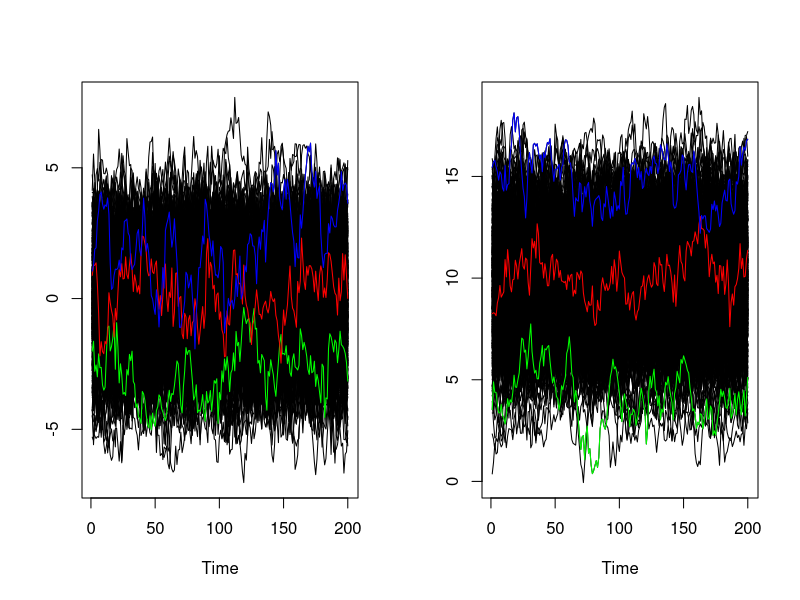

Write the R code that produced this figure.
#Function that calculates the pth multivariate empirical dynamic quantile
#Inputs are X.list, p and method
#X.list is a list of nxT matrices for n time-series at T time intervals where each list entry is represents another dimension
#p is a point or a vector of quantiles to calculate, default is p = 0.5
#Method is determines which method of depth used. Can be Mahalanobis, Tukey, Liu or Oja.
#For dimensions greater than 2, Mahalanobis is by far the fastest
#Output is a point or vector row numbers for the pth quantile
#Can work for one dimensional time-series data

MEDQ = function(X.list,p = 0.5, method = "Mahalanobis"){
  d = length(X.list)
  if(!inherits(X.list,"list")){
    stop("X.list must be in the form of a list")
  }
  nr = NULL
  for(i in 1:d){
    nr = c(nr, nrow(X.list[[i]]))
  }
  if(length(unique(nr)) > 1){
    stop("Dimensions are not equal")
  }
  nr = nr[1]
  nc = NULL
  for(i in 1:d){
    nc = c(nc, ncol(X.list[[i]]))
  }
  nc = nc[1]
  if(length(unique(nc)) > 1){
    stop("Dimension are not equal")
  }
  if(max(p) > 1 | min(p) < 0){
    stop("p must be between 0 and 1")
  }
  if(method == "Mahalanobis"){
    depth3 = NULL
    for(i in 1:nc){
      my_sample <- NULL
      for(j in 1:d){
        my_sample = cbind(my_sample, X.list[[j]][,i])
      }
      mu <- apply(my_sample,2,mean)
      sigma <- cov(my_sample)
      m_dist <- mahalanobis(my_sample, mu, sigma)
      m_depth <- 1/(1 + m_dist)
      depth3 = cbind(depth3, m_depth)
    }
  }else{
    depth3 = matrix(0, nrow = nr, ncol = nc)
    for(i in 1:nc){
      my_sample <- NULL
      for(j in 1:d){
        my_sample = cbind(my_sample, X.list[[j]][,i])
      }
      for(j in 1:nr){
        depth3[j,i] = depth(my_sample[j,], my_sample, method = method)
      }
    }
  }
  depth.dash = matrix(0, nrow = nr, ncol = nc)
  for(i in 1:nc){
    x1 <- NULL
    for(j in 1:d){
      x1 = cbind(x1, X.list[[j]][,i])
    }
    zt = which(depth3[,i] == max(depth3[,i]))[1]
    sigma <- cov(x1)
    EVV=eigen(sigma)
    vec=EVV$vectors
    for(j in 1:nrow(depth3)){
      z1 = x1[zt,d]
      if(d > 1){
        for(k in 1:(d-1)){
          z1 = z1 - (vec[k,1]/vec[d,1]) * (x1[j,k] - x1[zt,k])
        }
      }else{
        z1 = z1
      }
      if(x1[j,d] < z1){
        depth.dash[j,i] = depth3[j,i]
      }else{
        depth.dash[j,i] = 2 * depth3[zt,i] - depth3[j,i]
      }
    }
  }
  dist.1 = list()
  for(i in 1:ncol(A.r1)){
    x1 <- NULL
    for(j in 1:d){
      x1 = cbind(x1, X.list[[j]][,i])
    }
    dist.1[[i]] = as.matrix(dist(x1, upper = TRUE, diag = TRUE))
  }
  n.3 = NULL
  for(k in p){
    n.2 = NULL
    for(i in 1:nrow(A.r1)){
      n.1 = 0
      for(j in 1:ncol(A.r1)){
        n.1 = n.1 + k * dist.1[[j]][,i] %*% (depth.dash[,j] > depth.dash[i,j]) + (1 - k) * dist.1[[j]][,i] %*% (1 - (depth.dash[,j] > depth.dash[i,j]))
      }
      n.2 = c(n.2, n.1)
    }
    n.3 = c(n.3, which(n.2 == min(n.2)))
  }
  n.3
}

#Example for 2 dimensional positively correlated data
A.r1 = NULL
A.r2 = NULL
for(i in 1:500){
  rn = rnorm(1)
  A.r1 = rbind(A.r1, arima.sim(n = 200, list(ar = c(0.8897)),
                               sd = sqrt(sqrt(0.1796))) + rn)
  A.r2 = rbind(A.r2, arima.sim(n = 200, list(ar = c(0.8897)),
                               sd = sqrt(sqrt(0.1796))) + 2 * rn + 10)
}

X.list = list()
X.list[[1]] = A.r1
X.list[[2]] = A.r2

p = c(0.05,0.5,0.95)
M = MEDQ(X.list = X.list, p = p, method = "Mahalanobis")

par(mfrow = c(1,2))
ts.plot(t(X.list[[1]]))
lines(X.list[[1]][M[1],], col = "green")
lines(X.list[[1]][M[2],], col = "red")
lines(X.list[[1]][M[3],], col = "blue")

ts.plot(t(X.list[[2]]))
lines(X.list[[2]][M[1],], col = "green")
lines(X.list[[2]][M[2],], col = "red")
lines(X.list[[2]][M[3],], col = "blue")

